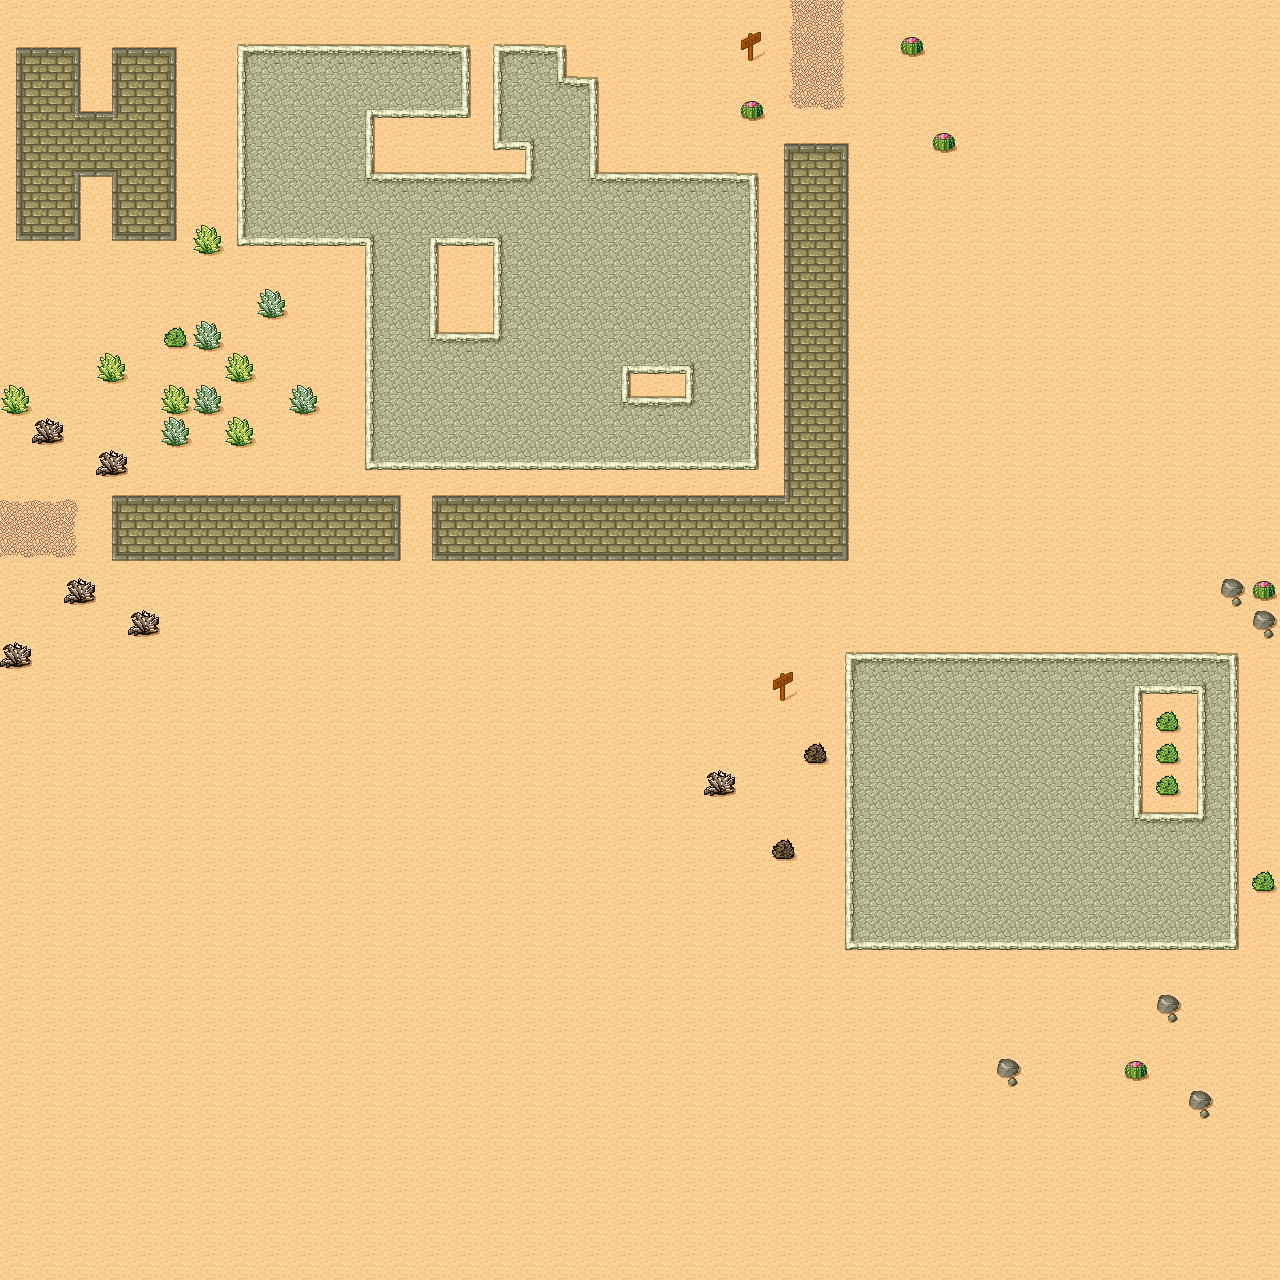

Below is a game level as drawn by its tile map, then a one-line description and the .tmx that defines it (tile-layer data replaced by summaries):
An orthogonal 40x40 tile map with 32x32 px tiles, 1 tile layer (Ground).

<map version="1.0" orientation="orthogonal" renderorder="right-down" width="40" height="40" tilewidth="32" tileheight="32" nextobjectid="1">
 <tileset firstgid="1" source="desert.tsx" />
 <layer name="Ground" width="40" height="40">
  <data>[1600 cells, 1600 non-empty, 43 distinct tile ids]</data>
 </layer>
</map>
